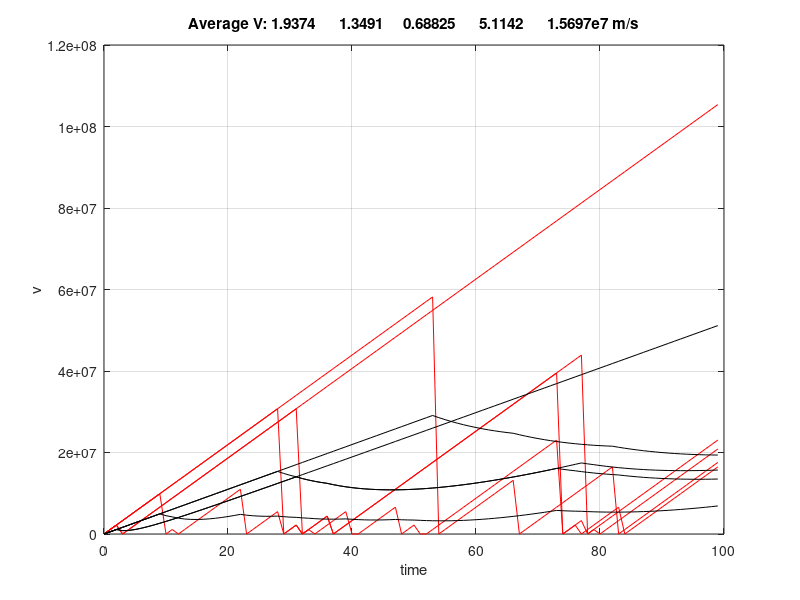

MATLAB code to generate this figure:
% One Dimensional Electron Model 

clear
clc

% a = 1; % simulates for 1 particle
a = 5; % simulates for 5 particles at once

x = zeros(a,1);
xp = 0;
v = zeros(a,1);

steps = 100; % time in "seconds" for the simulation
% t = zeros(steps);
t = 0;
dt = 1;

% F = 1; % default arbitrary force
F = 1e-24; % force for the electron to approach the speed of light but no exceed it

% m = 1; % default arbitrary mass
m = 9.11e-31; % electron mass in kg

re = 0; % default rebound velocity factor
% re = -0.5; % Bounces back at half its initial speed

p = 0.05; % default probability of scattering
Tau = 20;

for i = 2:steps
    
    t(i) = t(i-1) + dt;
    
    v(:,i) = v(:,i-1) + F/m*dt;
    x(:,i) = x(:,i-1) + v(:,i-1)*dt + (F/m * dt^2)/2; 
    
    p = 1 - exp(-dt/Tau); % p is 0.0488 = 4.88% when T = 20 and dt = 1
    r = rand(a,1) < p;    
    v(r,i) = re*v(r,i);
    Vav(i,:) = mean(v,2);
    
    
    % Velocity vs Time
    plot(t,v,'r');
    grid on;
    hold on;
    plot(t,Vav,'k');
    hold off;
    xlabel('time')
    ylabel('v')
    title(['Average V: ', num2str(Vav(i,:)/1e7), 'e7 m/s'])
    
         
    pause(0.01)
end 

display('Average V:')
Vav(steps,:)

